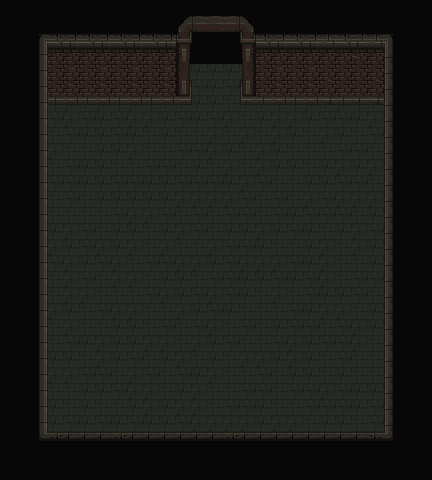

A 2D game scene composited from a Tiled map and its tileset images. What follows is a short description and the map's XML, with each tile layer's data collapsed to a summary:
An orthogonal 27x30 tile map with 16x16 px tiles, 3 tile layers (Floor, Walls, Roof) and 8 objects.

<map version="1.10" tiledversion="1.11.2" orientation="orthogonal" renderorder="right-down" width="27" height="30" tilewidth="16" tileheight="16" infinite="0" nextlayerid="8" nextobjectid="12">
 <tileset firstgid="1" source="../tilesets/mainRoom/tileset.tsx" />
 <layer id="1" name="Floor" width="27" height="30">
  <data>[810 cells, 688 non-empty, 9 distinct tile ids]</data>
 </layer>
 <layer id="2" name="Walls" width="27" height="30">
  <data>[810 cells, 183 non-empty, 59 distinct tile ids]</data>
 </layer>
 <objectgroup id="5" name="Collision" visible="0">
  <object id="2" x="39.5" y="97" width="6.5" height="335" />
  <object id="4" x="38.5" y="431.5" width="355.5" height="7" />
  <object id="5" x="385" y="94" width="8" height="338" />
  <object id="6" x="39.5" y="95.5" width="150.5" height="6" />
  <object id="7" x="242" y="94" width="150.5" height="8" />
  <object id="8" x="183.5" y="63.5" width="5.5" height="37" />
  <object id="9" x="241" y="64.5" width="12" height="35.5" />
 </objectgroup>
 <objectgroup id="7" name="Door" visible="0">
  <object id="11" x="185.5" y="57.5" width="61.5" height="10" />
 </objectgroup>
 <layer id="4" name="Roof" width="27" height="30">
  <data>[810 cells, 0 non-empty, 0 distinct tile ids]</data>
 </layer>
</map>
